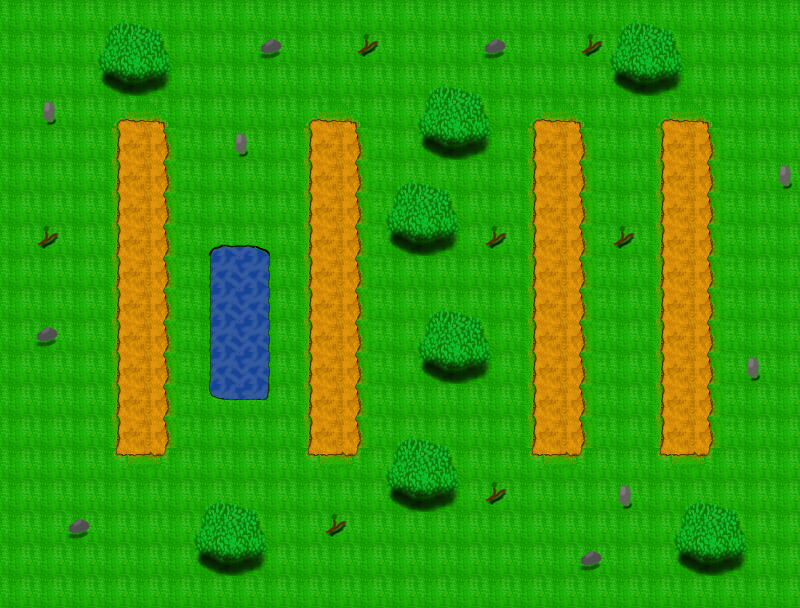

A 2D game scene composited from a Tiled map and its tileset images. What follows is a short description and the map's XML, with every tile layer's data as written:
An orthogonal 25x19 tile map with 32x32 px tiles, 3 tile layers (Ground, Farmable, Bush and Fluff).

<map version="1.2" tiledversion="1.2.0" orientation="orthogonal" renderorder="right-down" width="25" height="19" tilewidth="32" tileheight="32" infinite="0" nextlayerid="4" nextobjectid="1">
 <properties>
  <property name="tileset" value="GD1-proj1-tileset" />
 </properties>
 <tileset firstgid="1" source="GD1-proj1-tileset.tsx" />
 <layer id="1" name="Ground" width="25" height="19">
  <properties>
   <property name="tileset" value="GD1-proj1-tileset" />
  </properties>
  <data encoding="csv">
109,109,109,109,109,109,109,109,109,109,109,109,109,109,109,109,109,109,109,109,109,109,109,109,109,
109,109,109,109,109,109,109,109,109,109,109,109,109,109,109,109,109,109,109,109,109,109,109,109,109,
109,109,109,109,109,109,109,109,109,109,109,109,109,109,109,109,109,109,109,109,109,109,109,109,109,
109,109,109,183,184,185,109,109,109,183,184,185,109,109,109,109,183,184,185,109,183,184,185,109,109,
109,109,109,208,109,210,109,109,109,208,109,210,109,109,109,109,208,109,210,109,208,109,210,109,109,
109,109,109,208,109,210,109,109,109,208,109,210,109,109,109,109,208,109,210,109,208,109,210,109,109,
109,109,109,208,109,210,109,109,109,208,109,210,109,109,109,109,208,109,210,109,208,109,210,109,109,
109,109,109,208,109,210,109,109,109,208,109,210,109,109,109,109,208,109,210,109,208,109,210,109,109,
109,109,109,208,109,210,109,109,109,208,109,210,109,109,109,109,208,109,210,109,208,109,210,109,109,
109,109,109,208,109,210,109,109,109,208,109,210,109,109,109,109,208,109,210,109,208,109,210,109,109,
109,109,109,208,109,210,109,109,109,208,109,210,109,109,109,109,208,109,210,109,208,109,210,109,109,
109,109,109,208,109,210,109,109,109,208,109,210,109,109,109,109,208,109,210,109,208,109,210,109,109,
109,109,109,208,109,210,109,109,109,208,109,210,109,109,109,109,208,109,210,109,208,109,210,109,109,
109,109,109,208,109,210,109,109,109,208,109,210,109,109,109,109,208,109,210,109,208,109,210,109,109,
109,109,109,233,234,235,109,109,109,233,234,235,109,109,109,109,233,234,235,109,233,234,235,109,109,
109,109,109,109,109,109,109,109,109,109,109,109,109,109,109,109,109,109,109,109,109,109,109,109,109,
109,109,109,109,109,109,109,109,109,109,109,109,109,109,109,109,109,109,109,109,109,109,109,109,109,
109,109,109,109,109,109,109,109,109,109,109,109,109,109,109,109,109,109,109,109,109,109,109,109,109,
109,109,109,109,109,109,109,109,109,109,109,109,109,109,109,109,109,109,109,109,109,109,109,109,109
</data>
 </layer>
 <layer id="2" name="Farmable" width="25" height="19">
  <properties>
   <property name="Farmable" type="bool" value="true" />
   <property name="tileset" value="GD1-proj1-tileset" />
  </properties>
  <data encoding="csv">
0,0,0,0,0,0,0,0,0,0,0,0,0,0,0,0,0,0,0,0,0,0,0,0,0,
0,0,0,0,0,0,0,0,0,0,0,0,0,0,0,0,0,0,0,0,0,0,0,0,0,
0,0,0,0,0,0,0,0,0,0,0,0,0,0,0,0,0,0,0,0,0,0,0,0,0,
0,0,0,0,0,0,0,0,0,0,0,0,0,0,0,0,0,0,0,0,0,0,0,0,0,
0,0,0,0,209,0,0,0,0,0,209,0,0,0,0,0,0,209,0,0,0,209,0,0,0,
0,0,0,0,209,0,0,0,0,0,209,0,0,0,0,0,0,209,0,0,0,209,0,0,0,
0,0,0,0,209,0,0,0,0,0,209,0,0,0,0,0,0,209,0,0,0,209,0,0,0,
0,0,0,0,209,0,0,0,0,0,209,0,0,0,0,0,0,209,0,0,0,209,0,0,0,
0,0,0,0,209,0,0,0,0,0,209,0,0,0,0,0,0,209,0,0,0,209,0,0,0,
0,0,0,0,209,0,0,0,0,0,209,0,0,0,0,0,0,209,0,0,0,209,0,0,0,
0,0,0,0,209,0,0,0,0,0,209,0,0,0,0,0,0,209,0,0,0,209,0,0,0,
0,0,0,0,209,0,0,0,0,0,209,0,0,0,0,0,0,209,0,0,0,209,0,0,0,
0,0,0,0,209,0,0,0,0,0,209,0,0,0,0,0,0,209,0,0,0,209,0,0,0,
0,0,0,0,209,0,0,0,0,0,209,0,0,0,0,0,0,209,0,0,0,209,0,0,0,
0,0,0,0,0,0,0,0,0,0,0,0,0,0,0,0,0,0,0,0,0,0,0,0,0,
0,0,0,0,0,0,0,0,0,0,0,0,0,0,0,0,0,0,0,0,0,0,0,0,0,
0,0,0,0,0,0,0,0,0,0,0,0,0,0,0,0,0,0,0,0,0,0,0,0,0,
0,0,0,0,0,0,0,0,0,0,0,0,0,0,0,0,0,0,0,0,0,0,0,0,0,
0,0,0,0,0,0,0,0,0,0,0,0,0,0,0,0,0,0,0,0,0,0,0,0,0
</data>
 </layer>
 <layer id="3" name="Bush and Fluff" width="25" height="19">
  <properties>
   <property name="tileset" value="GD1-proj1-tileset" />
  </properties>
  <data encoding="csv">
0,0,0,214,215,216,0,0,0,0,0,0,0,0,0,0,0,0,0,214,215,216,0,0,0,
0,0,0,239,240,241,0,0,309,0,0,359,0,0,0,309,0,0,359,239,240,241,0,0,0,
0,0,0,264,265,266,0,0,0,0,0,0,0,214,215,216,0,0,0,264,265,266,0,0,0,
0,310,0,0,0,0,0,0,0,0,0,0,0,239,240,241,0,0,0,0,0,0,0,0,0,
0,0,0,0,0,0,0,310,0,0,0,0,0,264,265,266,0,0,0,0,0,0,0,0,0,
0,0,0,0,0,0,0,0,0,0,0,0,214,215,216,0,0,0,0,0,0,0,0,0,310,
0,0,0,0,0,0,0,0,0,0,0,0,239,240,241,0,0,0,0,0,0,0,0,0,0,
0,359,0,0,0,0,88,89,90,0,0,0,264,265,266,359,0,0,0,359,0,0,0,0,0,
0,0,0,0,0,0,113,114,115,0,0,0,0,0,0,0,0,0,0,0,0,0,0,0,0,
0,0,0,0,0,0,113,114,115,0,0,0,0,214,215,216,0,0,0,0,0,0,0,0,0,
0,309,0,0,0,0,113,114,115,0,0,0,0,239,240,241,0,0,0,0,0,0,0,0,0,
0,0,0,0,0,0,113,114,115,0,0,0,0,264,265,266,0,0,0,0,0,0,0,310,0,
0,0,0,0,0,0,138,139,140,0,0,0,0,0,0,0,0,0,0,0,0,0,0,0,0,
0,0,0,0,0,0,0,0,0,0,0,0,214,215,216,0,0,0,0,0,0,0,0,0,0,
0,0,0,0,0,0,0,0,0,0,0,0,239,240,241,0,0,0,0,0,0,0,0,0,0,
0,0,0,0,0,0,214,215,216,0,0,0,264,265,266,359,0,0,0,310,0,214,215,216,0,
0,0,309,0,0,0,239,240,241,0,359,0,0,0,0,0,0,0,0,0,0,239,240,241,0,
0,0,0,0,0,0,264,265,266,0,0,0,0,0,0,0,0,0,309,0,0,264,265,266,0,
0,0,0,0,0,0,0,0,0,0,0,0,0,0,0,0,0,0,0,0,0,0,0,0,0
</data>
 </layer>
</map>
